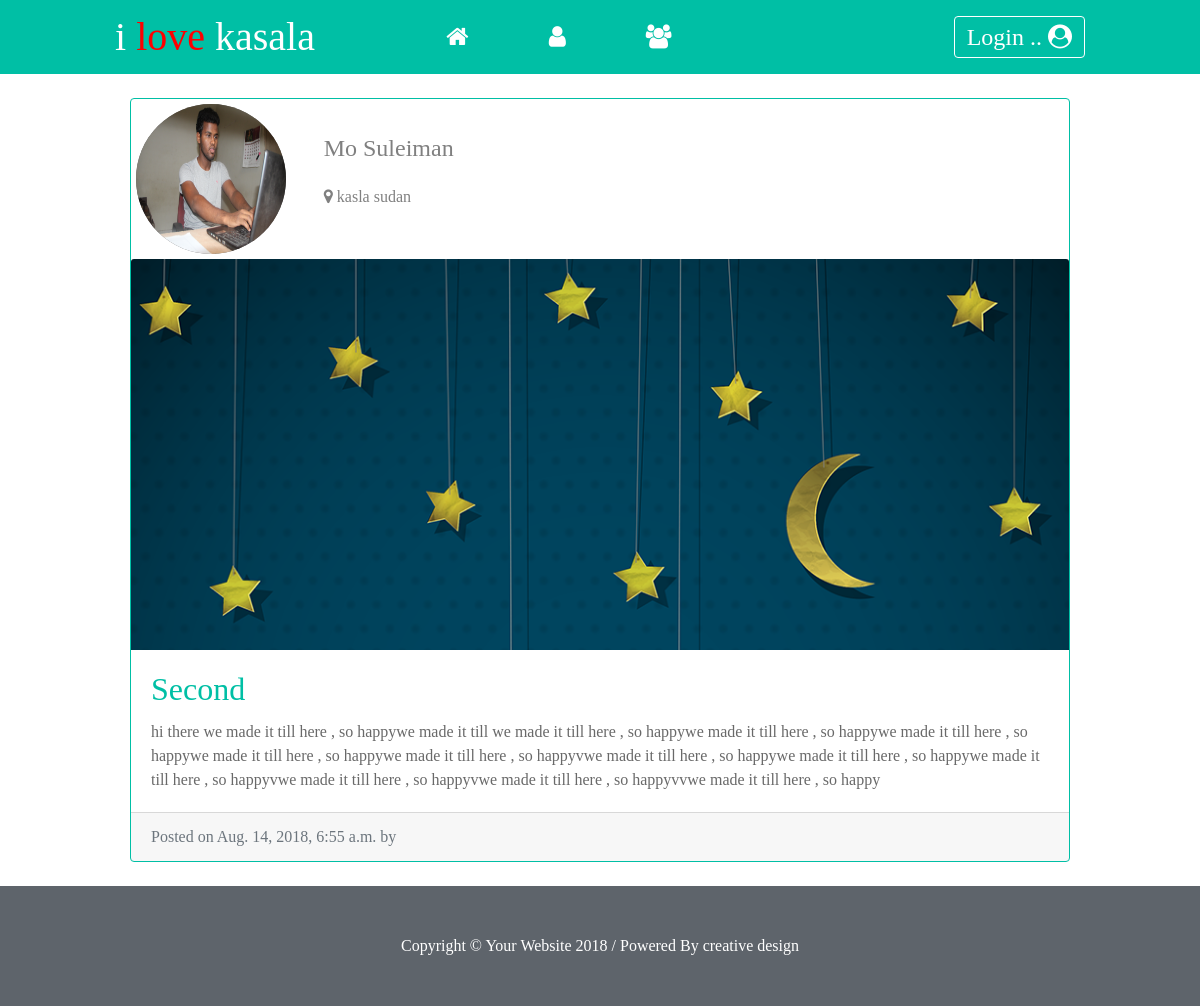
Before: /articles/second-post/ with the older database file.
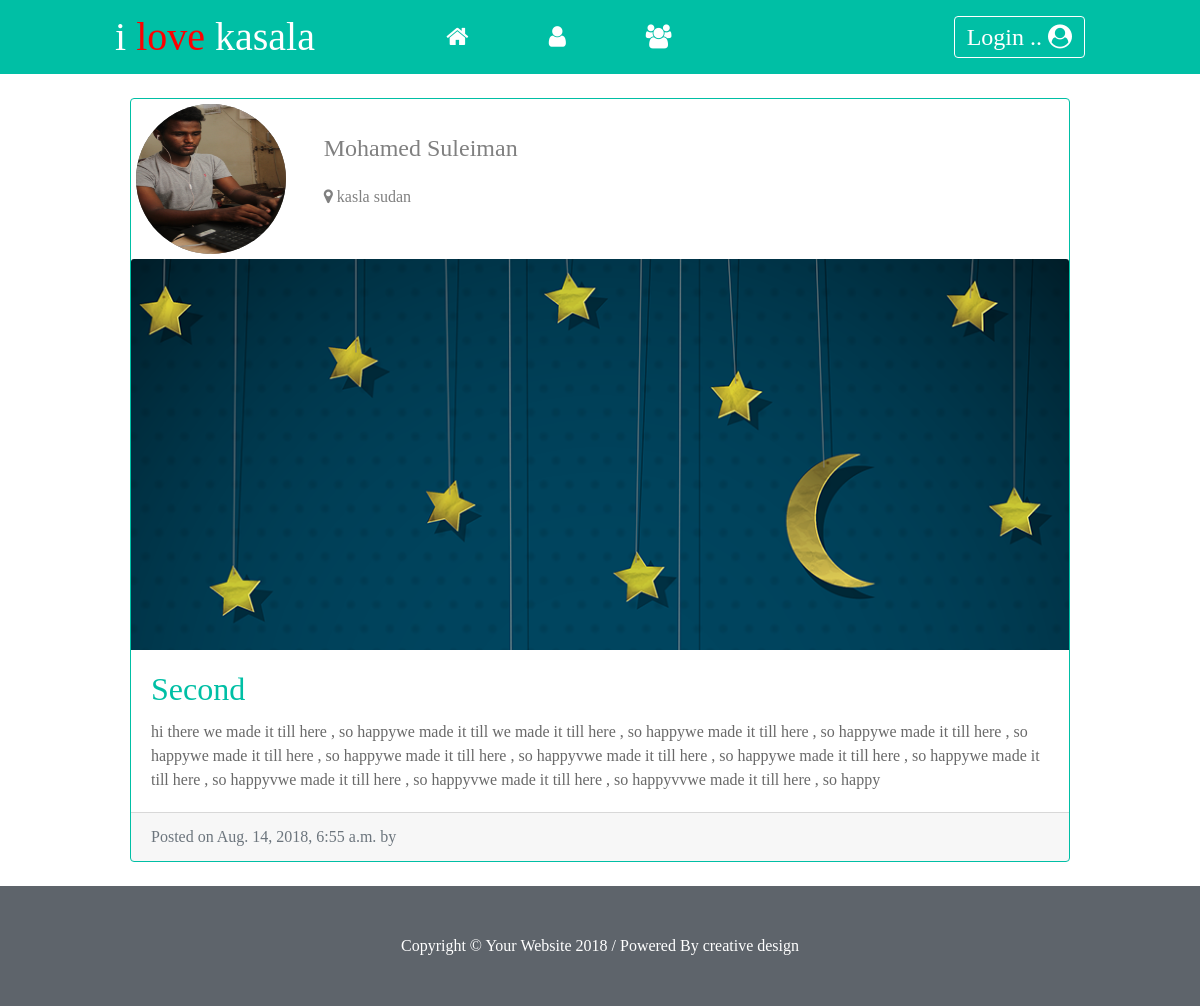
After: the same page with the newer database file.
### articles/models.py (models this page shows, shortened)
class Article(models.Model):
    title=models.CharField(max_length=100)
    slug=models.SlugField()
    body=models.TextField()
    date=models.DateTimeField(auto_now_add=True)
    thumb=models.ImageField(default="default.png",blank=True)
    author=models.ForeignKey(User, default=None)

### Accounts/models.py (models this page shows, shortened)
class UserProfile(models.Model):
    user = models.OneToOneField(User)
    bio = models.CharField(max_length=100, default='')
    city = models.CharField(max_length=100, default='')
    website = models.URLField(blank=True)
    phone = models.IntegerField(blank=True)
    image = models.ImageField(upload_to='profile_image', default='../style/profile.jpg')
    GENDER_CHOICES = (
        ('M', 'Male'),
        ('F', 'Female'),
    )
    gender = models.CharField(max_length=1, choices=GENDER_CHOICES,default="")

### articles/views.py (the view)
# urls.py: url(r'^(?P<slug>[\w-]+)/$',views.article_detail, name='detail')
def article_detail(request,slug):
    article=Article.objects.get(slug=slug)
    return render(request,'articles/article_detail.html', {'article':article})

### articles/templates/articles/article_detail.html (shortened to what this page needs)
{% extends 'base_layout.html' %}
{% block content %}
<br>
              <div class="card mb-4" style=" border: 1px solid #00bfa5 !important;">
            <div>
               <div class="row">
                <div class="col-4 profile-img">
                {% if article.author.userprofile.image %}
                <img src="{{ article.author.userprofile.image.url }}"  alt="">
                {% else %}
                    {% load staticfiles%}
                {% endif %}
                </div>
                <div class="col-8f float-left name-city">
                   <h4 style="text-transform: capitalize; color: grey">{{article.author.first_name}}  {{article.author.last_name}}</h4>
                    <br>
                    <h6 style="font-size: : 14px;color: grey">
                           <i class="fa fa-map-marker" aria-hidden="true"></i>
                                    {{article.author.userprofile.city}}</h6>
                </div>
                </div>
            </div>
            <img class="card-img-top" src="{{ article.thumb.url }}"  alt="Card image cap">
            <div class="card-body">
              <h2 class="card-title"><a href="{% url 'articles:detail' slug=article.slug %}" class="title" style="    color: #00bfa5;
">{{ article.title }}</a></h2>
              <p class="card-text" style="color: dimgray"> {{ article.body  }} </p>
            </div>
            <div class="card-footer text-muted">
              Posted on {{ article.date }}  by
            </div>
          </div>
{% endblock %}

### templates/base_layout.html (shortened to what this page needs)
{% load static from staticfiles %}
<!DOCTYPE html>
<html>
    <head>
        <link href="https://stackpath.bootstrapcdn.com/font-awesome/4.7.0/css/font-awesome.min.css" rel="stylesheet">
        <link rel="stylesheet" href="{% static 'css/bootstrap.min.css' %}">
        <link rel="stylesheet" href="{% static 'styles.css' %}">
        <link rel="stylesheet" href="{% static
    </head>
    <body style="top=100px;">
    <nav class="navbar navbar-expand " style="background-color: #00bfa5;">
        <div class="container">
          <a class="navbar-brand" href="{% url 'articles:list'%}">
   <h1 style="color:white;"> i <span style="color:red;">love</span> kasala</h1>
  </a>
            <div class="collapse navbar-collapse" id="navbarSupportedContent">
                <ul class="navbar-nav mr-auto" style="margin-left:10%;">
                    <li class="nav-item ">
                        <a class="nav-link" href="{% url 'articles:list'%}" style=" padding-left: 40px  !important; padding-right: 40px !important; color: white !important; font-size:20px; "><i class="fa fa-home" aria-hidden="true"></i> </a>
                    </li>
                    <li class="nav-item">
                        <a class="nav-link" href="{% url 'accounts:porfile' %}"style=" padding-left: 40px  !important; padding-right: 40px !important; color: white !important; font-size:20px; "><i class="fa fa-user" aria-hidden="true"></i></a>
                    </li>
                    <li class="nav-item">
                        <a class="nav-link" href="{% url 'accounts:friends'%}" style=" padding-left: 40px  !important; padding-right: 40px !important; color: white !important; font-size:20px; "><i class="fa fa-users" aria-hidden="true" ></i></a>
                    </li>
                </ul>
      <ul class="nav navbar-nav navbar-right">
       <li> <div class="dropdown">
    <button class="btn  dropdown-toggle" type="button" data-toggle="dropdown" style="background-color: #00bfa5; color:white;border:1px solid white;">
    {% if user.is_authenticated %}
    <h4 style="color:white;">{{user.first_name}} ..<i class="fa fa-user-circle" aria-hidden="true" ></i></h4>
    {% else %}
    <h4 style="color:white;">Login ..   <i class="fa fa-user-circle" aria-hidden="true" ></i></h4>
    {% endif %}
    </button>
  </div>
</div>
            </div>
    </nav>
        <div class="container">
            {% block content %}
            {% endblock %}
        </div>
    <footer class="py-5" style="background-color:#5e646b;">
      <div class="container">
        <p class="m-0 text-center text-white">Copyright &copy; Your Website 2018  /  Powered By <a href="http://msuleiman1997.pythonanywhere.com/" target="_blank">creative design</a></p>
      </div>
    </footer>
    </body>
</html>

### style/styles.css (style rules this page uses)
* { font-family: Ubuntu; }
h1, h2, h3, h4, h5 { font-weight: normal; color: grey; margin: 0; }
a, a:hover, a:visited { color: #fff; text-decoration: none; }
.title { text-transform: capitalize; margin-bottom: 20px; }
.profile-img img { margin: 5px; width: 150px; height: 150px; background-color: dimgrey; border-radius: 50%; }
.name-city { vertical-align: middle; padding: 35px; float: left; margin-left: -150px; }
.navbar li a , .navbar { color: white !important; font-size: 24px !important; }
.dropdown-toggle::after { display: none; }
@media (min-width: 576px) { .container { max-width: 530px; } }
@media (min-width: 768px) { .container { max-width: 98%; } }
@media (min-width: 992px) { .container { max-width: 950px; } }
@media (min-width: 1200px) { .container { max-width: 970px; } }

Changed rows visible on the page:
changed through a linked row, Article "Second": author.userprofile.image: a different picture; author.first_name "Mo" → "Mohamed"
